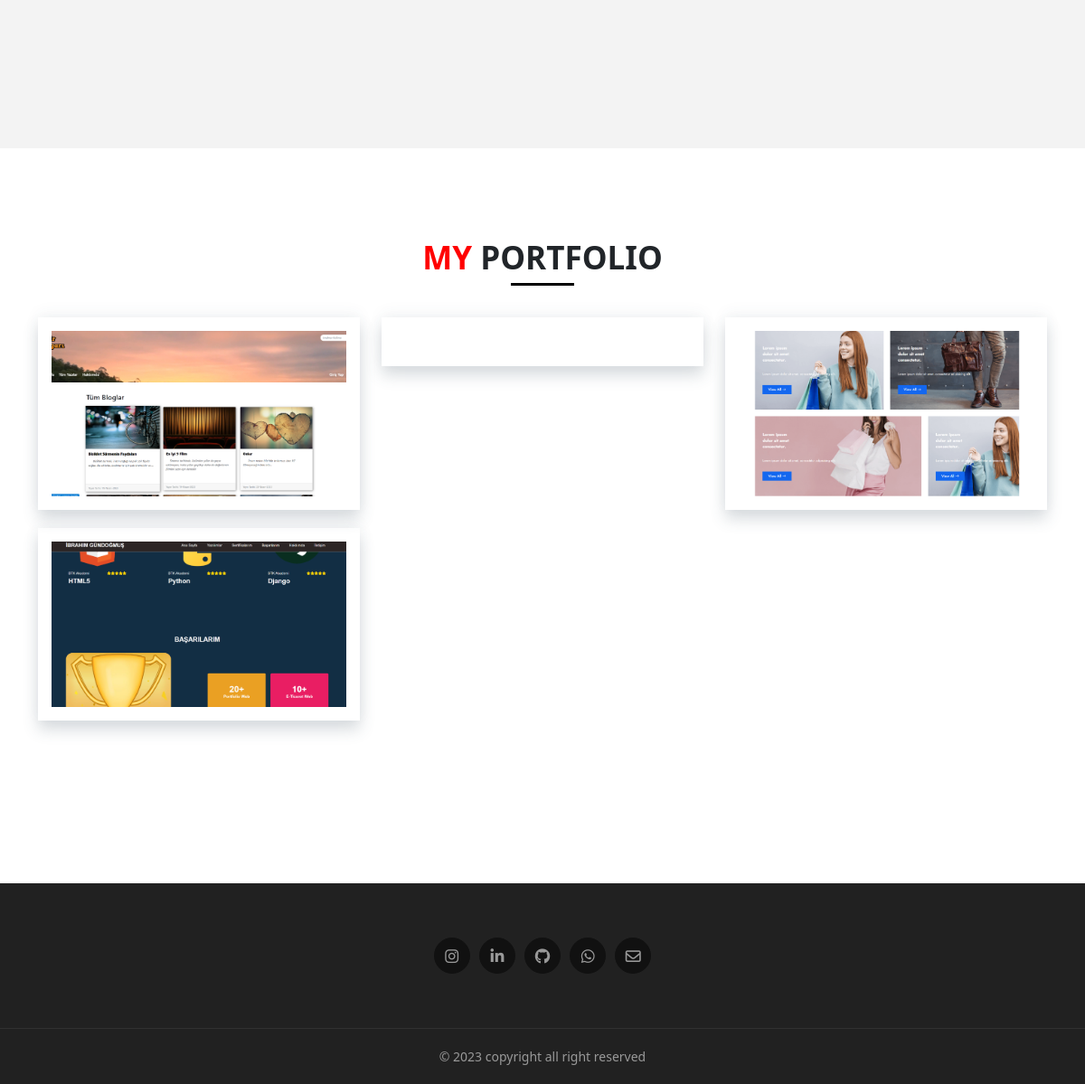
Before: / (lower part) with the older database file.
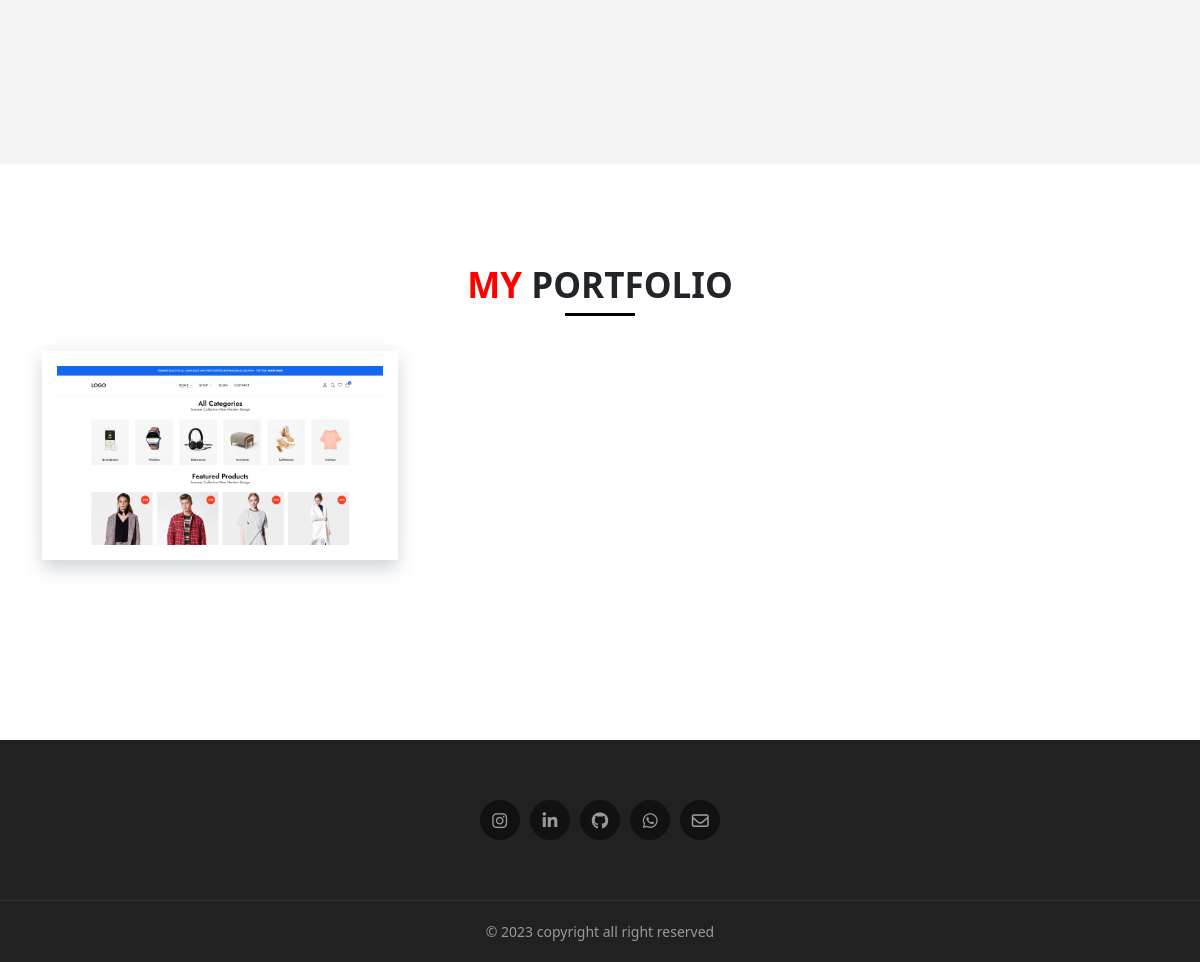
After: the same page with the newer database file.
### home/models.py (models this page shows, shortened)
class Portfolio(models.Model):
    portfolio_title = models.CharField(max_length=255)
    portfolio_img = models.ImageField(upload_to="portfolios")
    portfolio_url = models.TextField(null=True)

### home/views.py (the view)
# urls.py: path("",views.index,name="index")
def index(request):
    if request.method == 'POST':
        form = ContactForm(request.POST)
        if form.is_valid():
            name = form.cleaned_data['name']
            email = form.cleaned_data['email']
            content = form.cleaned_data['content']
            html = render_to_string('emails/contactform.html',{
                'name':name,
                'email':email,
                'content':content,
            })
            send_mail('the contact form subject', 'This is the message', 'birinic@gmail.com',['ikinci@gmail.com'],html_message=html)
            return redirect("index")
    else:
        form = ContactForm()
    about = About.objects.first()
    design = Design.objects.first()
    development = Development.objects.first()
    database = Database.objects.first()
    portfolios = Portfolio.objects.all()
    return render(request,'index.html',{
        'form':form,
        'about':about,
        'design': design,
        'development': development,
        'database': database,
        'portfolios':portfolios,
    })

### home/templates/index.html (shortened to what this page needs)
{% load static %}
<!DOCTYPE html>
<html lang="en">
<head>
    <link rel="stylesheet" href="https://stackpath.bootstrapcdn.com/bootstrap/4.5.0/css/bootstrap.min.css">
    <link rel="stylesheet" href="{% static 'css/style.css' %}">
    <link rel="stylesheet" href="{% static 'css/bootstrap.min.css' %}">
</head>
<body>
    <section class="section services" id="service">
    </section>
    <section class="section portfolio" id="work">
        <div class="container">
            <div class="row title">
                <div class="col-md-12 col-lg-8">
                    <div class="portfolio-title">
                        <h2>
                            <span>MY</span>
                            PORTFOLIO
                    </div>
                </div>
            </div>
        </div>
        <div class="container">
            <div class="row">
                {% for portfolio in portfolios %}
                    <div class="col-lg-4 col-md-6 col-sm-12">
                        <div class="portfolio-box">
                            <div class="portfolio-img">
                                <img src="{{ portfolio.portfolio_img.url }}" alt="">
                            </div>
                        </div>
                    </div>
                {% endfor %}
            </div>
    </section>
    <footer class="footer">
        <div class="footer-top">
            <div class="container">
                <div class="footer-about text-center">
                    <div class="footer-social-media justify-content-center">
                        <a href="https://www.instagram.com/ibrahim.gndgms/" target="_blank">
                            <i class="fa-brands fa-instagram"></i>
                        </a>
                        <a href="https://www.linkedin.com/in/ibrahim-g%C3%BCndo%C4%9Fmu%C5%9F-582874267/" target="_blank">
                            <i class="fa-brands fa-linkedin-in"></i>
                        </a>
                        <a href="https://github.com/ibrahim200406" target="_blank">
                            <i class="fa-brands fa-github"></i>
                        </a>
                        <a href="https://api.whatsapp.com/send?phone=905511067655" target="_blank">
                            <i class="fa-brands fa-whatsapp"></i>
                        </a>
                        <a href="mailto:2004gundogmus2004@gmail.com">
                            <i class="fa-regular fa-envelope"></i>
                        </a>
                    </div>
                </div>
            </div>
        </div>
        <div class="footer-bottom">
            <div class="container text-center">
                <p>© 2023 copyright all right reserved</p>
            </div>
        </div>
    </footer>
</body>
</html>

### home/static/css/style.css (style rules this page uses)
* { padding: 0; margin: 0; box-sizing: border-box; }
a { text-decoration: none !important; }
.justify-content-center { justify-content: center !important; }
.text-center { text-align: center !important; }
.section { padding: 100px 0; }
.services { background-color: #f3f3f3f3; }
.row { margin-bottom: 60px; }
.portfolio-title { text-align: center !important; }
.portfolio-title h2 { font-weight: 700; font-size: 35px; margin: 0; display: inline-block; }
.portfolio-title h2 span { color: red; }
.portfolio-title h2::after { content: ""; position: absolute; bottom: -10px; left: 0; right: 0; width: 70px; height: 3px; background-color: black; margin: auto; }
.portfolio .title { margin-bottom: 45px; justify-content: center !important; }
.portfolio-box { overflow: hidden; padding: 15px; box-shadow: rgba(58, 78, 95, 0.2) 0 10px 16px, rgba(58, 78, 95, 0.05) 0 -5px 16px; transition: ease-in-out all 0.5s; }
.portfolio-box img { max-width: 100%; }
.portfolio-box .portfolio-img { position: relative; }
.col-lg-4 { margin-bottom: 20px; }
.footer { background-color: #212121; }
.footer .footer-top { border-bottom: 1px solid rgba(255, 255, 255, 0.07); padding: 60px 0; }
.footer .footer-top .footer-social-media a { font-size: 17px; display: inline-block; font-weight: 500; border-radius: 50%; background-color: #111111; border: 1px solid #111111; width: 40px; height: 40px; line-height: 40px; margin: 0 3px; justify-content: center; text-align: center; align-items: center; color: #999999; transition: all ease-in-out 0.3s; }
.footer-bottom { padding-top: 20px; padding-bottom: 20px; }
.footer-bottom p { color: #999999; margin: 0; font-size: 14px; font-weight: 500; }

Changed rows visible on the page:
removed Portfolio: portfolio_img (picture)
removed Portfolio: portfolio_img (picture)
removed Portfolio: portfolio_img (picture)
added Portfolio: portfolio_img (picture)
